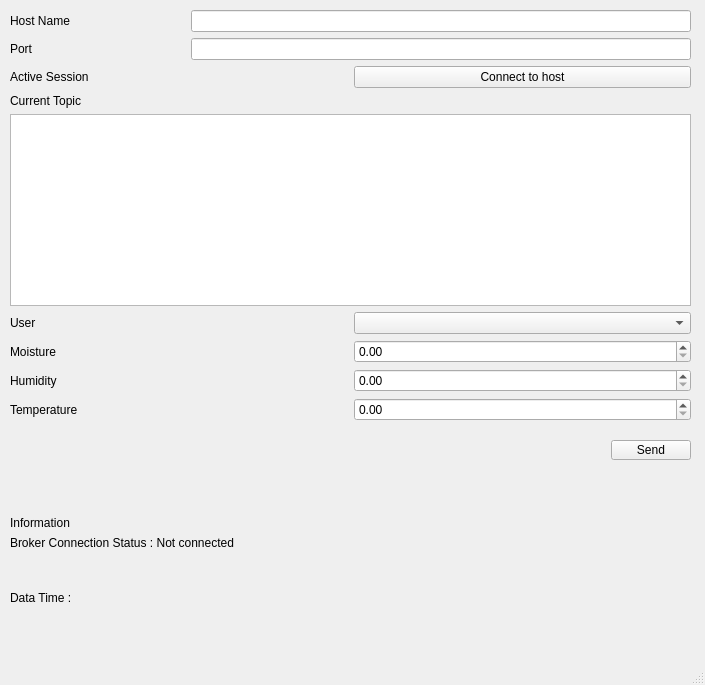
<?xml version="1.0" encoding="UTF-8"?>
<ui version="4.0">
 <class>MainWindow</class>
 <widget class="QMainWindow" name="MainWindow">
  <property name="geometry">
   <rect>
    <x>0</x>
    <y>0</y>
    <width>705</width>
    <height>685</height>
   </rect>
  </property>
  <property name="windowTitle">
   <string>MainWindow</string>
  </property>
  <widget class="QWidget" name="centralwidget">
   <widget class="QWidget" name="verticalLayoutWidget">
    <property name="geometry">
     <rect>
      <x>10</x>
      <y>10</y>
      <width>681</width>
      <height>631</height>
     </rect>
    </property>
    <layout class="QVBoxLayout" name="layout_general">
     <item>
      <layout class="QVBoxLayout" name="layout_broker_info">
       <property name="sizeConstraint">
        <enum>QLayout::SetMinimumSize</enum>
       </property>
       <item>
        <layout class="QHBoxLayout" name="layout_broker_name">
         <property name="sizeConstraint">
          <enum>QLayout::SetMinimumSize</enum>
         </property>
         <item>
          <widget class="QLabel" name="label_host_name">
           <property name="text">
            <string>Host Name</string>
           </property>
          </widget>
         </item>
         <item>
          <widget class="QLineEdit" name="lineEdit_host_name">
           <property name="maximumSize">
            <size>
             <width>500</width>
             <height>16777215</height>
            </size>
           </property>
          </widget>
         </item>
        </layout>
       </item>
       <item>
        <layout class="QHBoxLayout" name="layout_broker_port">
         <property name="sizeConstraint">
          <enum>QLayout::SetMinimumSize</enum>
         </property>
         <item>
          <widget class="QLabel" name="label_broker_port">
           <property name="text">
            <string>Port</string>
           </property>
          </widget>
         </item>
         <item>
          <widget class="QLineEdit" name="lineEdit_broker_port">
           <property name="maximumSize">
            <size>
             <width>500</width>
             <height>16777215</height>
            </size>
           </property>
          </widget>
         </item>
        </layout>
       </item>
       <item>
        <layout class="QHBoxLayout" name="layout_broker_connection">
         <property name="sizeConstraint">
          <enum>QLayout::SetMinimumSize</enum>
         </property>
         <item>
          <widget class="QLabel" name="label_active_session">
           <property name="text">
            <string>Active Session</string>
           </property>
          </widget>
         </item>
         <item>
          <widget class="QPushButton" name="pushButton_connect">
           <property name="text">
            <string>Connect to host</string>
           </property>
          </widget>
         </item>
        </layout>
       </item>
      </layout>
     </item>
     <item>
      <layout class="QVBoxLayout" name="layout_queue_info">
       <property name="sizeConstraint">
        <enum>QLayout::SetMinimumSize</enum>
       </property>
       <item>
        <layout class="QHBoxLayout" name="layout_current_topic">
         <property name="sizeConstraint">
          <enum>QLayout::SetMinimumSize</enum>
         </property>
         <item alignment="Qt::AlignVCenter">
          <widget class="QLabel" name="label_current_topic">
           <property name="text">
            <string>Current Topic</string>
           </property>
          </widget>
         </item>
         <item alignment="Qt::AlignRight|Qt::AlignVCenter">
          <widget class="QLabel" name="label_none">
           <property name="text">
            <string>&lt;none&gt;</string>
           </property>
          </widget>
         </item>
        </layout>
       </item>
       <item>
        <layout class="QHBoxLayout" name="layout_topic_list">
         <property name="sizeConstraint">
          <enum>QLayout::SetMinimumSize</enum>
         </property>
         <item alignment="Qt::AlignTop">
          <widget class="QListWidget" name="listWidget_topic_list">
           <property name="maximumSize">
            <size>
             <width>16777215</width>
             <height>200</height>
            </size>
           </property>
          </widget>
         </item>
        </layout>
       </item>
      </layout>
     </item>
     <item>
      <layout class="QVBoxLayout" name="layout_sensor_info">
       <property name="sizeConstraint">
        <enum>QLayout::SetMinimumSize</enum>
       </property>
       <item>
        <layout class="QHBoxLayout" name="layout_user_info">
         <item>
          <widget class="QLabel" name="label_user">
           <property name="text">
            <string>User</string>
           </property>
          </widget>
         </item>
         <item>
          <widget class="QComboBox" name="comboBox_user">
           <property name="sizePolicy">
            <sizepolicy hsizetype="Maximum" vsizetype="Fixed">
             <horstretch>0</horstretch>
             <verstretch>0</verstretch>
            </sizepolicy>
           </property>
           <property name="maximumSize">
            <size>
             <width>500</width>
             <height>16777215</height>
            </size>
           </property>
          </widget>
         </item>
        </layout>
       </item>
       <item>
        <layout class="QHBoxLayout" name="layout_moisture_info">
         <item>
          <widget class="QLabel" name="label_sensor_1">
           <property name="text">
            <string>Moisture</string>
           </property>
          </widget>
         </item>
         <item>
          <widget class="QDoubleSpinBox" name="doubleSpinBox_1"/>
         </item>
        </layout>
       </item>
       <item>
        <layout class="QHBoxLayout" name="layout_humidity_info">
         <item>
          <widget class="QLabel" name="label_sensor_2">
           <property name="text">
            <string>Humidity</string>
           </property>
          </widget>
         </item>
         <item>
          <widget class="QDoubleSpinBox" name="doubleSpinBox_2"/>
         </item>
        </layout>
       </item>
       <item>
        <layout class="QHBoxLayout" name="layout_temperature_info">
         <item>
          <widget class="QLabel" name="label_sensor_3">
           <property name="text">
            <string>Temperature</string>
           </property>
          </widget>
         </item>
         <item>
          <widget class="QDoubleSpinBox" name="doubleSpinBox_3"/>
         </item>
        </layout>
       </item>
       <item>
        <layout class="QHBoxLayout" name="layout_send_button">
         <item alignment="Qt::AlignRight|Qt::AlignVCenter">
          <widget class="QPushButton" name="pushButton_send">
           <property name="sizePolicy">
            <sizepolicy hsizetype="Preferred" vsizetype="Preferred">
             <horstretch>5</horstretch>
             <verstretch>0</verstretch>
            </sizepolicy>
           </property>
           <property name="maximumSize">
            <size>
             <width>500</width>
             <height>20</height>
            </size>
           </property>
           <property name="text">
            <string>Send</string>
           </property>
          </widget>
         </item>
        </layout>
       </item>
      </layout>
     </item>
     <item>
      <layout class="QVBoxLayout" name="layout_console">
       <item alignment="Qt::AlignBottom">
        <widget class="QLabel" name="label_information">
         <property name="text">
          <string>Information</string>
         </property>
        </widget>
       </item>
       <item alignment="Qt::AlignTop">
        <widget class="QLabel" name="label_connection_status">
         <property name="text">
          <string>Broker Connection Status : Not connected</string>
         </property>
        </widget>
       </item>
       <item alignment="Qt::AlignTop">
        <widget class="QLabel" name="label_progress_feedback">
         <property name="text">
          <string>Data Time :</string>
         </property>
        </widget>
       </item>
      </layout>
     </item>
    </layout>
   </widget>
  </widget>
  <widget class="QMenuBar" name="menubar">
   <property name="geometry">
    <rect>
     <x>0</x>
     <y>0</y>
     <width>705</width>
     <height>21</height>
    </rect>
   </property>
  </widget>
  <widget class="QStatusBar" name="statusbar"/>
 </widget>
 <resources/>
 <connections/>
</ui>
